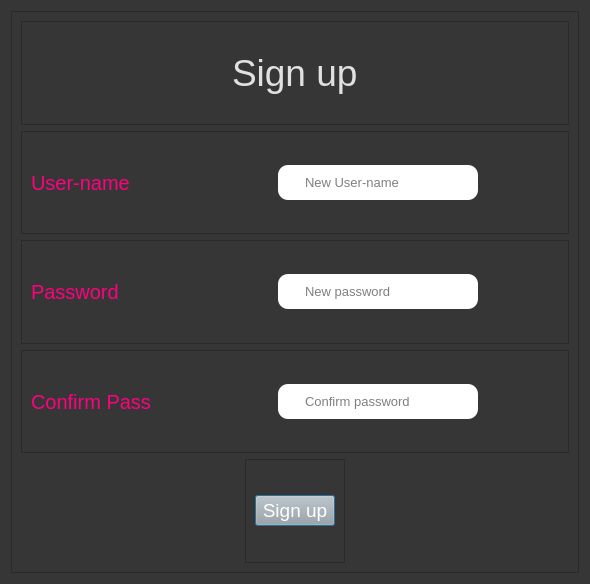
<?xml version="1.0" encoding="UTF-8"?>
<ui version="4.0">
 <class>Dialog</class>
 <widget class="QDialog" name="Dialog">
  <property name="geometry">
   <rect>
    <x>0</x>
    <y>0</y>
    <width>590</width>
    <height>584</height>
   </rect>
  </property>
  <property name="windowTitle">
   <string>Dialog</string>
  </property>
  <property name="styleSheet">
   <string notr="true">background-color: rgb(54, 54, 54);</string>
  </property>
  <layout class="QVBoxLayout" name="verticalLayout">
   <item>
    <widget class="QFrame" name="frame">
     <property name="frameShape">
      <enum>QFrame::StyledPanel</enum>
     </property>
     <property name="frameShadow">
      <enum>QFrame::Raised</enum>
     </property>
     <layout class="QVBoxLayout" name="verticalLayout_2">
      <item>
       <widget class="QFrame" name="frame_2">
        <property name="frameShape">
         <enum>QFrame::StyledPanel</enum>
        </property>
        <property name="frameShadow">
         <enum>QFrame::Raised</enum>
        </property>
        <layout class="QVBoxLayout" name="verticalLayout_3">
         <item alignment="Qt::AlignHCenter">
          <widget class="QLabel" name="label">
           <property name="styleSheet">
            <string notr="true">color:rgb(225, 225, 225); font-size:28pt;</string>
           </property>
           <property name="text">
            <string>Sign up</string>
           </property>
          </widget>
         </item>
        </layout>
       </widget>
      </item>
      <item>
       <widget class="QFrame" name="frame_3">
        <property name="frameShape">
         <enum>QFrame::StyledPanel</enum>
        </property>
        <property name="frameShadow">
         <enum>QFrame::Raised</enum>
        </property>
        <layout class="QHBoxLayout" name="horizontalLayout">
         <property name="rightMargin">
          <number>90</number>
         </property>
         <item>
          <widget class="QLabel" name="label_2">
           <property name="styleSheet">
            <string notr="true">font-size:15pt; color:rgb(255, 0, 127)</string>
           </property>
           <property name="text">
            <string>User-name</string>
           </property>
          </widget>
         </item>
         <item>
          <widget class="QLineEdit" name="email">
           <property name="maximumSize">
            <size>
             <width>200</width>
             <height>16777215</height>
            </size>
           </property>
           <property name="font">
            <font>
             <pointsize>10</pointsize>
            </font>
           </property>
           <property name="cursor">
            <cursorShape>IBeamCursor</cursorShape>
           </property>
           <property name="styleSheet">
            <string notr="true">height:35px;
border-radius:10px;
padding-left:25px;
background-color:white;
color:black;</string>
           </property>
           <property name="placeholderText">
            <string>New User-name</string>
           </property>
          </widget>
         </item>
        </layout>
       </widget>
      </item>
      <item>
       <widget class="QFrame" name="frame_4">
        <property name="frameShape">
         <enum>QFrame::StyledPanel</enum>
        </property>
        <property name="frameShadow">
         <enum>QFrame::Raised</enum>
        </property>
        <layout class="QHBoxLayout" name="horizontalLayout_2">
         <property name="rightMargin">
          <number>90</number>
         </property>
         <item>
          <widget class="QLabel" name="label_3">
           <property name="styleSheet">
            <string notr="true">font-size:15pt; color:rgb(255, 0, 127)</string>
           </property>
           <property name="text">
            <string>Password</string>
           </property>
          </widget>
         </item>
         <item>
          <widget class="QLineEdit" name="password">
           <property name="maximumSize">
            <size>
             <width>200</width>
             <height>16777215</height>
            </size>
           </property>
           <property name="font">
            <font>
             <pointsize>10</pointsize>
            </font>
           </property>
           <property name="styleSheet">
            <string notr="true">height:35px;
border-radius:10px;
padding-left:25px;
background-color:white;
color:black;</string>
           </property>
           <property name="text">
            <string/>
           </property>
           <property name="placeholderText">
            <string>New password</string>
           </property>
          </widget>
         </item>
        </layout>
       </widget>
      </item>
      <item>
       <widget class="QFrame" name="frame_5">
        <property name="frameShape">
         <enum>QFrame::StyledPanel</enum>
        </property>
        <property name="frameShadow">
         <enum>QFrame::Raised</enum>
        </property>
        <layout class="QHBoxLayout" name="horizontalLayout_3">
         <property name="rightMargin">
          <number>90</number>
         </property>
         <item>
          <widget class="QLabel" name="label_4">
           <property name="styleSheet">
            <string notr="true">font-size:15pt; color:rgb(255, 0, 127)</string>
           </property>
           <property name="text">
            <string>Confirm Pass</string>
           </property>
          </widget>
         </item>
         <item>
          <widget class="QLineEdit" name="confirmpass">
           <property name="maximumSize">
            <size>
             <width>200</width>
             <height>16777215</height>
            </size>
           </property>
           <property name="font">
            <font>
             <pointsize>10</pointsize>
            </font>
           </property>
           <property name="styleSheet">
            <string notr="true">height:35px;
border-radius:10px;
padding-left:25px;
background-color:white;
color:black;</string>
           </property>
           <property name="text">
            <string/>
           </property>
           <property name="placeholderText">
            <string>Confirm password</string>
           </property>
          </widget>
         </item>
        </layout>
       </widget>
      </item>
      <item alignment="Qt::AlignHCenter">
       <widget class="QFrame" name="frame_6">
        <property name="frameShape">
         <enum>QFrame::StyledPanel</enum>
        </property>
        <property name="frameShadow">
         <enum>QFrame::Raised</enum>
        </property>
        <layout class="QVBoxLayout" name="verticalLayout_4">
         <item>
          <widget class="QPushButton" name="signupbutton">
           <property name="maximumSize">
            <size>
             <width>300</width>
             <height>16777215</height>
            </size>
           </property>
           <property name="cursor">
            <cursorShape>PointingHandCursor</cursorShape>
           </property>
           <property name="styleSheet">
            <string notr="true">background-color: rgb(167, 168, 167); font-size:14pt; color:rgb(255, 255, 255)</string>
           </property>
           <property name="text">
            <string>Sign up</string>
           </property>
          </widget>
         </item>
        </layout>
       </widget>
      </item>
     </layout>
    </widget>
   </item>
  </layout>
 </widget>
 <resources/>
 <connections/>
</ui>
